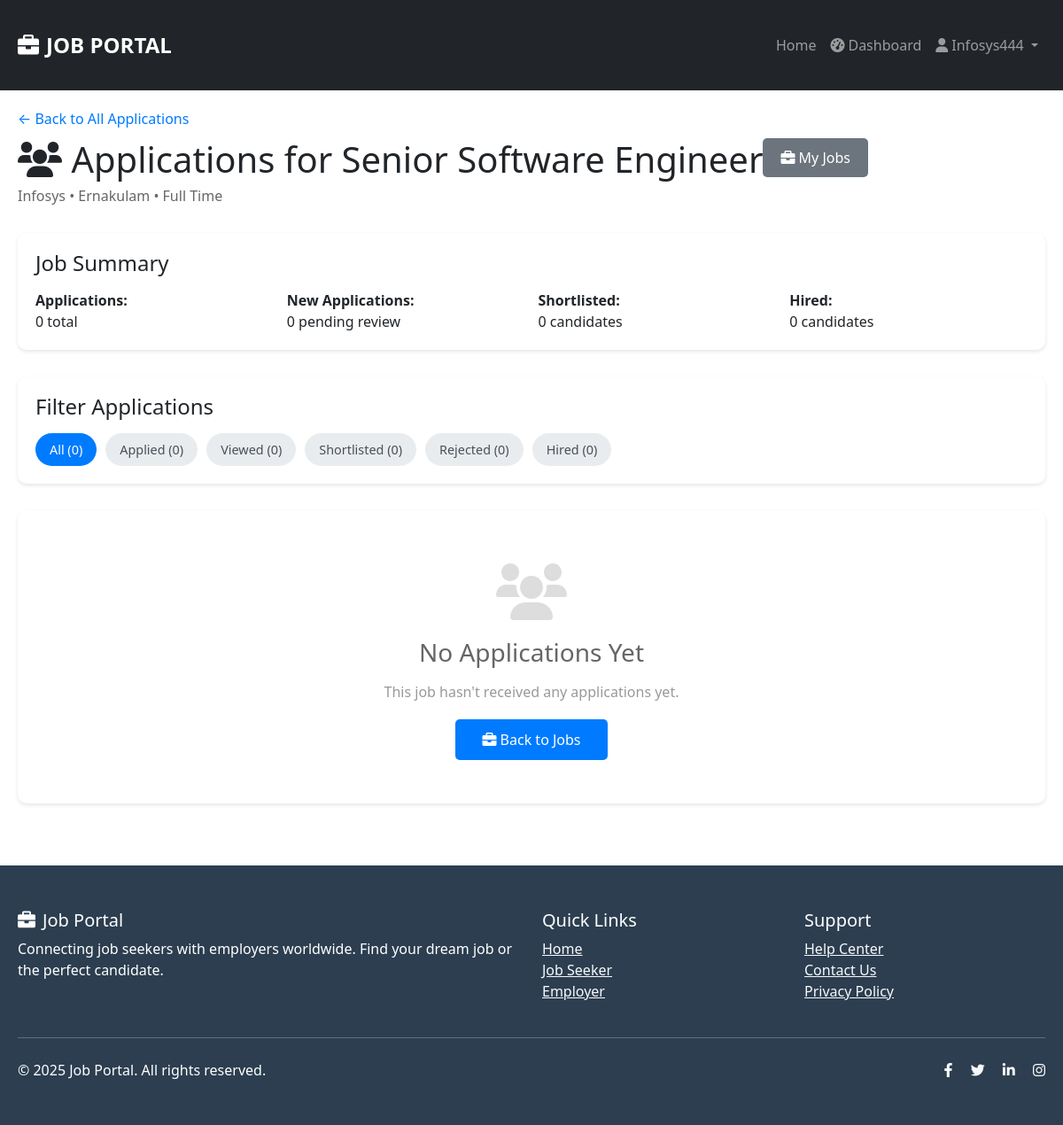
Page /jobs/applications/job/1/ (signed in) on the earlier database version.
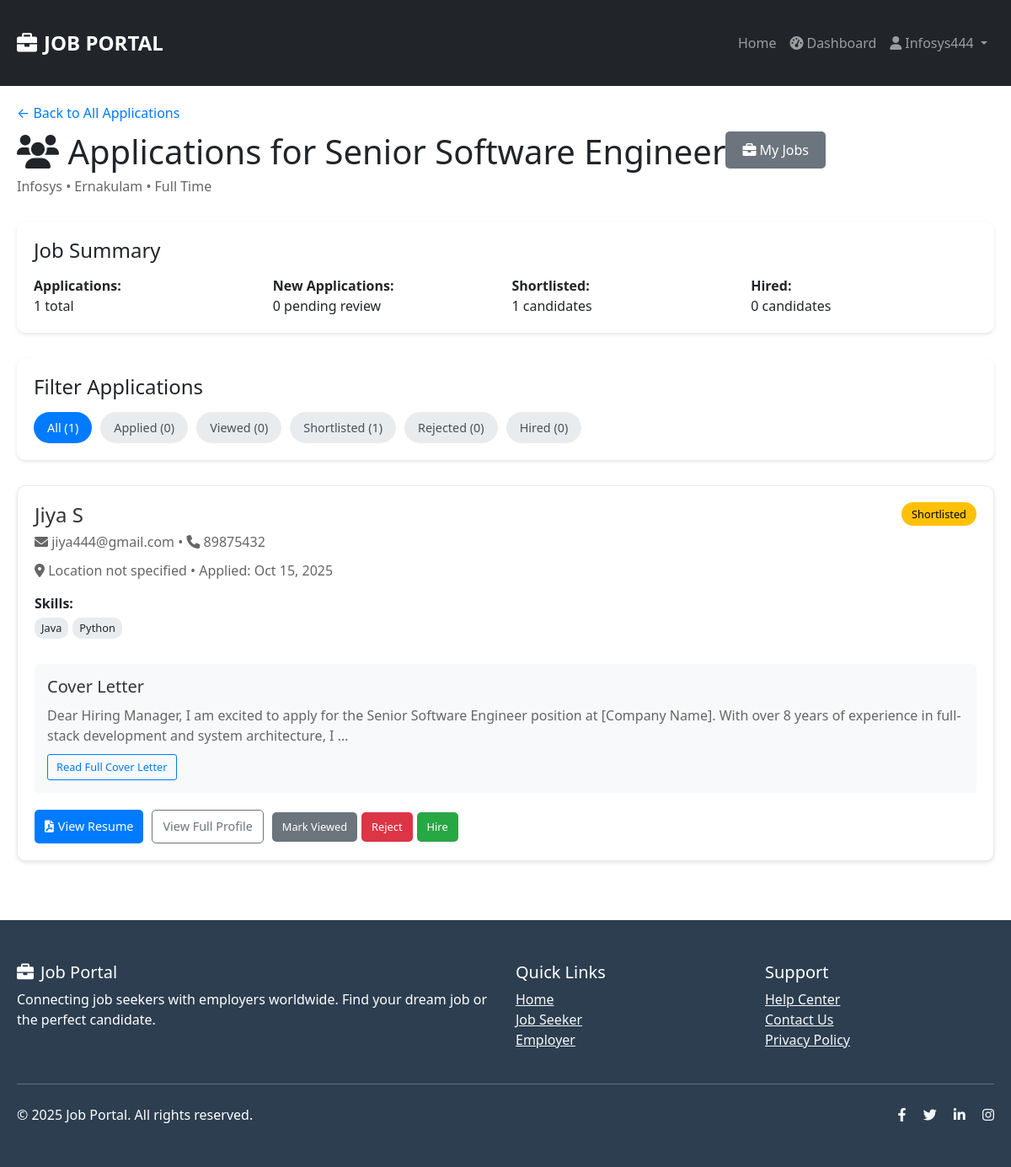
Same page on the later database version.
### jobs/models.py (models this page shows, shortened)
class Application(models.Model):
    STATUS_CHOICES = (
        ('applied', 'Applied'),
        ('viewed', 'Viewed'),
        ('shortlisted', 'Shortlisted'),
        ('rejected', 'Rejected'),
        ('hired', 'Hired'),
    )
    job_seeker = models.ForeignKey('users.JobSeeker', on_delete=models.CASCADE)  # Use string reference
    job = models.ForeignKey(Job, on_delete=models.CASCADE)
    status = models.CharField(max_length=20, choices=STATUS_CHOICES, default='applied')
    applied_date = models.DateTimeField(auto_now_add=True)
    cover_letter = models.TextField(blank=True)
    class Meta:
        unique_together = ['job_seeker', 'job']
        ordering = ['-applied_date']

### users/models.py (models this page shows, shortened)
class JobSeeker(models.Model):
    user = models.OneToOneField(User, on_delete=models.CASCADE)
    full_name = models.CharField(max_length=100)
    phone = models.CharField(max_length=15)
    location = models.CharField(max_length=100, blank=True)
    skills = models.TextField(blank=True)
    experience = models.TextField(blank=True)
    education = models.TextField(blank=True)
    bio = models.TextField(blank=True)
    resume = models.FileField(upload_to='resumes/', blank=True, null=True)
    created_at = models.DateTimeField(default=timezone.now)
    @property
    def skills_list(self):
        if self.skills:
            return [skill.strip() for skill in self.skills.split(',') if skill.strip()]
        return []

### jobs/views.py (the view)
# urls.py: path('applications/', views.employer_applications, name='employer_applications'),
@login_required
def employer_applications(request, job_id=None):
    if not hasattr(request.user, 'employer'):
        messages.error(request, 'Only employers can view applications.')
        return redirect('dashboard')
    employer = request.user.employer
    if job_id:
        job = get_object_or_404(Job, id=job_id, employer=employer)
        applications = Application.objects.filter(job=job).select_related('job_seeker')
        template = 'jobs/job_applications.html'
    else:
        applications = Application.objects.filter(
            job__employer=employer
        ).select_related('job_seeker', 'job').order_by('-applied_date')
        template = 'jobs/all_applications.html'
    applications_by_status = {
        'applied': applications.filter(status='applied'),
        'viewed': applications.filter(status='viewed'),
        'shortlisted': applications.filter(status='shortlisted'),
        'rejected': applications.filter(status='rejected'),
        'hired': applications.filter(status='hired'),
    }
    return render(request, template, {
        'applications': applications,
        'applications_by_status': applications_by_status,
        'job': job if job_id else None
    })

### templates/jobs/job_applications.html (shortened to what the changed rows need)
{% extends 'base.html' %}
{% block content %}
<div class="container" style="max-width: 1200px; margin: 0 auto; padding: 20px;">
    <div style="display: flex; justify-content: between; align-items: center; margin-bottom: 30px;">
        <div>
            <h1 style="margin: 0;"><i class="fas fa-users"></i> Applications for {{ job.title }}</h1>
        </div>
    </div>
    <div style="background: white; padding: 20px; border-radius: 10px; box-shadow: 0 2px 4px rgba(0,0,0,0.1); margin-bottom: 30px;">
        <div style="display: grid; grid-template-columns: repeat(auto-fit, minmax(200px, 1fr)); gap: 15px;">
            <div>
                <strong>Applications:</strong><br>
                {{ applications|length }} total
            </div>
            <div>
                <strong>New Applications:</strong><br>
                {{ applications_by_status.applied|length }} pending review
            </div>
            <div>
                <strong>Shortlisted:</strong><br>
                {{ applications_by_status.shortlisted|length }} candidates
            </div>
            <div>
                <strong>Hired:</strong><br>
                {{ applications_by_status.hired|length }} candidates
            </div>
        </div>
    </div>
    <div style="background: white; padding: 20px; border-radius: 10px; box-shadow: 0 2px 4px rgba(0,0,0,0.1); margin-bottom: 30px;">
        <div style="display: flex; gap: 10px; flex-wrap: wrap;">
            <a href="{% url 'employer_job_applications' job.id %}"
               style="padding: 8px 16px; background: #007bff; color: white; text-decoration: none; border-radius: 20px; font-size: 0.9rem;">
                All ({{ applications|length }})
            </a>
            {% for status, status_apps in applications_by_status.items %}
            <a href="?status={{ status }}"
               style="padding: 8px 16px; background: #e9ecef; color: #495057; text-decoration: none; border-radius: 20px; font-size: 0.9rem;">
                {{ status|title }} ({{ status_apps|length }})
            </a>
            {% endfor %}
        </div>
    </div>
    {% if applications %}
    <div style="display: grid; gap: 20px;">
        {% for application in applications %}
        <div style="border: 1px solid #eaeaea; border-radius: 10px; padding: 20px; background: white; box-shadow: 0 2px 4px rgba(0,0,0,0.1);">
            <div style="display: flex; justify-content: between; align-items: start; margin-bottom: 15px;">
                <div style="flex: 1;">
                    <h4 style="margin: 0 0 5px 0; color: #333;">
                        {{ application.job_seeker.full_name }}
                    </h4>
                    <p style="margin: 0 0 10px 0; color: #666;">
                        <i class="fas fa-envelope"></i> {{ application.job_seeker.user.email }} •
                        <i class="fas fa-phone"></i> {{ application.job_seeker.phone }}
                    </p>
                    <p style="margin: 0; color: #666;">
                        <i class="fas fa-map-marker-alt"></i> {{ application.job_seeker.location|default:"Location not specified" }} •
                        Applied: {{ application.applied_date|date:"M j, Y" }}
                    </p>
                </div>
                <div style="text-align: right;">
                    <span style="background:
                        {% if application.status == 'applied' %}#17a2b8
                        {% elif application.status == 'viewed' %}#6c757d
                        {% elif application.status == 'shortlisted' %}#ffc107
                        {% elif application.status == 'rejected' %}#dc3545
                        {% elif application.status == 'hired' %}#28a745
                        {% endif %};
                        color: {% if application.status == 'shortlisted' %}black{% else %}white{% endif %};
                        padding: 5px 12px; border-radius: 15px; font-size: 0.8rem; font-weight: 500;">
                        {{ application.get_status_display }}
                    </span>
                </div>
            </div>
            {% if application.job_seeker.skills %}
            <div style="margin: 15px 0;">
                <strong>Skills:</strong>
                <div style="display: flex; flex-wrap: wrap; gap: 5px; margin-top: 5px;">
                    {% for skill in application.job_seeker.skills_list %}
                    <span style="background: #e9ecef; padding: 3px 8px; border-radius: 10px; font-size: 0.8rem;">
                        {{ skill }}
                    </span>
                    {% endfor %}
                </div>
            </div>
            {% endif %}
            {% if application.cover_letter %}
            <div style="margin: 15px 0; padding: 15px; background: #f8f9fa; border-radius: 5px;">
                <h5 style="margin: 0 0 10px 0; color: #333;">Cover Letter</h5>
                <p style="margin: 0; color: #666; line-height: 1.5;">
                    {{ application.cover_letter|truncatewords:30 }}
                </p>
                {% if application.cover_letter|wordcount > 30 %}
                <button type="button"
                        onclick="showCoverLetter('{{ application.cover_letter|escapejs }}')"
                        style="margin-top: 10px; padding: 5px 10px; border: 1px solid #007bff; color: #007bff; background: none; border-radius: 3px; font-size: 0.8rem; cursor: pointer;">
                    Read Full Cover Letter
                </button>
                {% endif %}
            </div>
            {% endif %}
            <div style="margin-top: 20px; display: flex; gap: 10px; flex-wrap: wrap; justify-content: between; align-items: center;">
                <div style="display: flex; gap: 10px; flex-wrap: wrap;">
                    {% if application.job_seeker.resume %}
                    <a href="{{ application.job_seeker.resume.url }}"
                       target="_blank"
                       style="display: inline-flex; align-items: center; gap: 5px; padding: 8px 12px; background: #007bff; color: white; text-decoration: none; border-radius: 5px; font-size: 0.9rem;">
                        <i class="fas fa-file-pdf"></i> View Resume
                    </a>
                    {% endif %}
                    <button type="button"
                            onclick="showApplicantDetails('{{ application.job_seeker.full_name|escapejs }}', '{{ application.job_seeker.user.email|escapejs }}', '{{ application.job_seeker.phone|escapejs }}', '{{ application.job_seeker.location|escapejs }}', '{{ application.job_seeker.bio|escapejs }}', '{{ application.job_seeker.experience|escapejs }}', '{{ application.job_seeker.education|escapejs }}')"
                            style="padding: 8px 12px; border: 1px solid #6c757d; color: #6c757d; background: none; border-radius: 5px; font-size: 0.9rem; cursor: pointer;">
                        View Full Profile
                    </button>
                </div>
                <div style="display: flex; gap: 5px; flex-wrap: wrap;">
                    {% if application.status != 'viewed' %}
                    <a href="{% url 'update_application_status' application.id 'viewed' %}?job_id={{ job.id }}"
                       style="padding: 8px 12px; background: #6c757d; color: white; text-decoration: none; border-radius: 5px; font-size: 0.8rem;">
                        Mark Viewed
                    </a>
                    {% endif %}
                    {% if application.status != 'rejected' %}
                    <a href="{% url 'update_application_status' application.id 'rejected' %}?job_id={{ job.id }}"
                       style="padding: 8px 12px; background: #dc3545; color: white; text-decoration: none; border-radius: 5px; font-size: 0.8rem;">
                        Reject
                    </a>
                    {% endif %}
                    {% if application.status != 'hired' %}
                    <a href="{% url 'update_application_status' application.id 'hired' %}?job_id={{ job.id }}"
                       style="padding: 8px 12px; background: #28a745; color: white; text-decoration: none; border-radius: 5px; font-size: 0.8rem;">
                        Hire
                    </a>
                    {% endif %}
                </div>
            </div>
        </div>
        {% endfor %}
    </div>
    {% else %}
    <div style="text-align: center; padding: 60px 20px; background: white; border-radius: 10px; box-shadow: 0 2px 4px rgba(0,0,0,0.1);">
        <i class="fas fa-users" style="font-size: 4rem; color: #ddd; margin-bottom: 20px;"></i>
        <h3 style="color: #666; margin-bottom: 15px;">No Applications Yet</h3>
        <p style="color: #999; margin-bottom: 30px;">This job hasn't received any applications yet.</p>
        <a href="{% url 'my_jobs' %}" style="background: #007bff; color: white; padding: 12px 30px; text-decoration: none; border-radius: 5px; font-weight: 500;">
            <i class="fas fa-briefcase"></i> Back to Jobs
        </a>
    </div>
    {% endif %}
</div>
{% endblock %}

Differences in the rows shown:
added Application: job_seeker.full_name "Jiya S", job_seeker.user.email "jiya444@gmail.com", job_seeker.phone "89875432", job_seeker.location "Location not specified", applied_date "Oct 15, 2025", status "Shortlisted", skills_list "Java" "Python", cover_letter "Dear Hiring Manager, I am excited to apply for the Senior Software Engineer position at [Company Name]. With over 8 years of experience in full-stack development and system architecture, I …"
Other differences:
{{ applications|length }}: "0" → "1"
{{ applications_by_status.shortlisted|length }}: "0" → "1"
new list line: "Shortlisted ( 1 )"
list line gone: "Shortlisted ( 0 )"
text no longer shown: "No Applications Yet This job hasn't received any applications yet. Back to Jobs"
